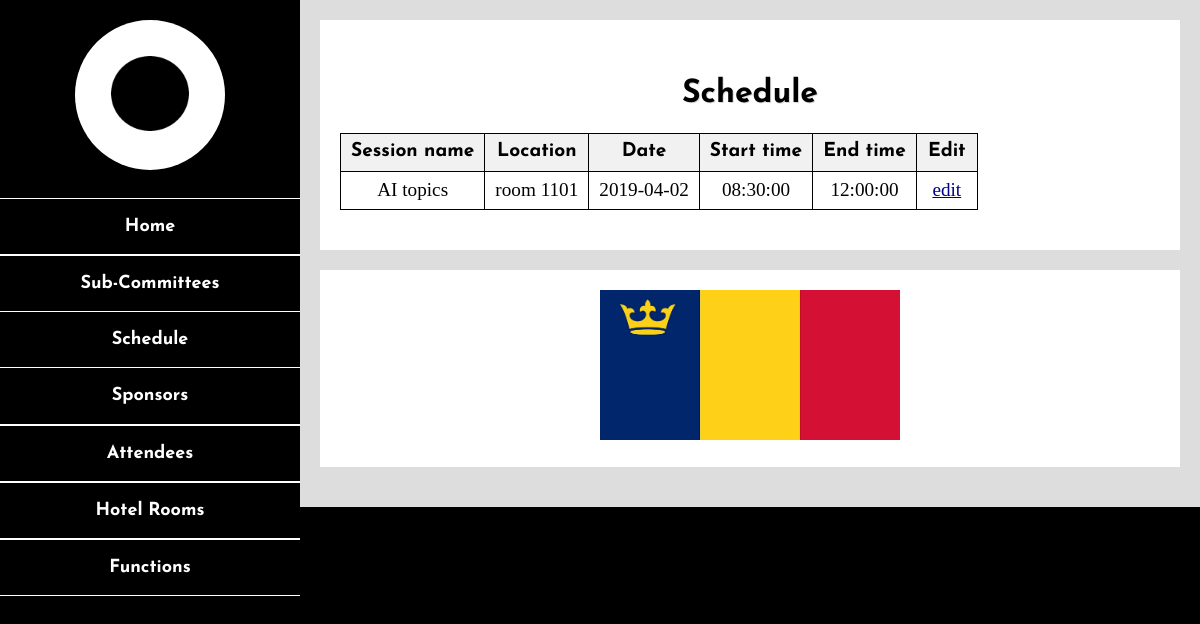
The page /src/scheduledetails.php?date=2019-04-02 on the database as committed earlier.
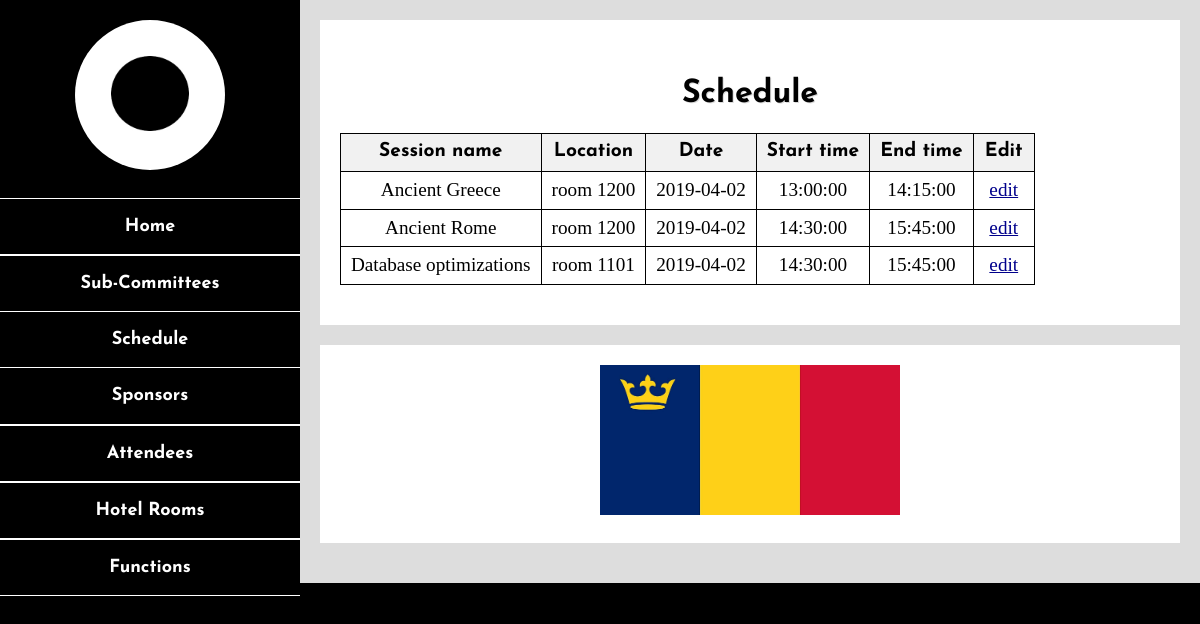
The same page on the database as committed later.
### tables this page shows
CREATE TABLE sessions(
    name VARCHAR(50) NOT null PRIMARY KEY,
    room_location VARCHAR(50) NOT null,
    start_date_time DATETIME NOT null,
    end_date_time DATETIME NOT null,
    speaker_id VARCHAR(10) NOT null,
    FOREIGN KEY (speaker_id) REFERENCES attendees(id)
    ON DELETE CASCADE
);

### src/scheduledetails.php (the view, shortened to what this page needs)
<!DOCTYPE html>
<html lang="en">
<head>
    <link rel="stylesheet" href="css/style.css">
    <link rel="stylesheet" href="css/responsive.css">
</head>
<body>
<header>
    <a href="index.php">
        <img src="./img/placeholder_personal_portrait.jpg" alt="Portrait of River Lawrence"/>
    </a>
    <?php
    include 'include\navigationmenu.php';
    ?>
</header>
<div id="main-content">
    <h1 id="page-title">Schedule</h1>
    <table>
        <tr>
            <th>Session name</th>
            <th>Location</th>
            <th>Date</th>
            <th>Start time</th>
            <th>End time</th>
            <th>Edit</th>
        </tr>
        <?php
        $date = $_GET['date'];
        $sql = "select name,room_location,date(start_date_time) as date, time(start_date_time)as start_time,time(end_date_time)as end_time
                from sessions
                where date(start_date_time)= '". $date ."'
                order by date, start_time";
        $stmt = $pdo->query($sql);
        while ($item = $stmt->fetch()) {
            $sename = $item['name'];
            echo "<tr><td>"
                .$sename."</td><td name='id'>"
                .$item['room_location']."</td><td>"
                .$item['date']."</td><td>"
                .$item['start_time']."</td><td>"
                .$item['end_time']."</td><td>";
            echo '<a href="editsessionstep1.php?sename='.$sename.'">edit</a></td>';
        }
        ?>
    </table>
</div>
<footer>
    <img src="./img/qflag.jpg" alt="Ontario provincial flag"/>
</footer>
</body>
</html>

Rows that differ between the two databases and show on the page:
no longer on this page (row edited): sessions: name "AI topics", room_location "room 1101", date "2019-04-02", start_time "08:30:00", end_time "12:00:00"
now on this page (row edited): sessions: name "Ancient Greece", room_location "room 1200", date "2019-04-02", start_time "13:00:00", end_time "14:15:00"
now on this page (row edited): sessions: name "Ancient Rome", room_location "room 1200", date "2019-04-02", start_time "14:30:00", end_time "15:45:00"
now on this page (row edited): sessions: name "Database optimizations", room_location "room 1101", date "2019-04-02", start_time "14:30:00", end_time "15:45:00"
